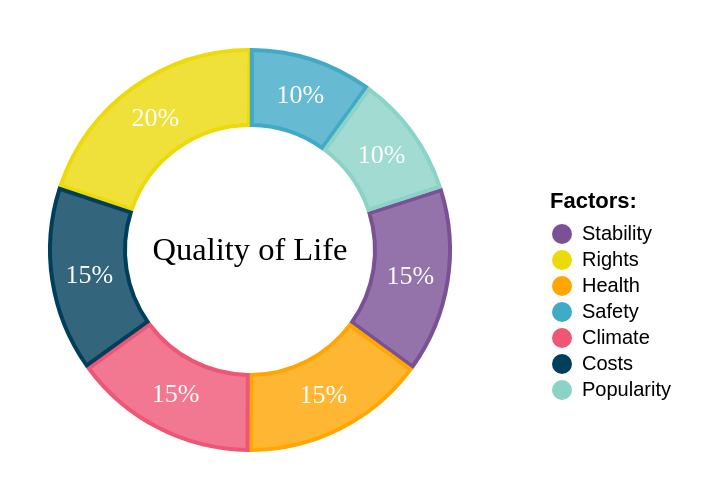

Describe this chart as a Vega-Lite specification.
### Vega specification from a JSON file in a GitHub repository (floating-point values rounded to 4 significant figures)
{"$schema": "https://vega.github.io/schema/vega/v3.0.json", "width": 250, "height": 250, "autosize": "pad", "signals": [{"name": "startAngle", "value": 0}, {"name": "endAngle", "value": 6.29}, {"name": "padAngle", "value": 0}, {"name": "sort", "value": true}, {"name": "strokeWidth", "value": 2}, {"name": "selected", "value": "100", "on": [{"events": "mouseover", "update": "datum"}]}], "data": [{"name": "table", "values": [{"Factor": "Stability", "Percentage": 15, "startAngle": 1.258, "endAngle": 2.202}, {"Factor": "Rights", "Percentage": 20, "startAngle": 5.032, "endAngle": 6.29}, {"Factor": "Health", "Percentage": 15, "startAngle": 2.202, "endAngle": 3.145}, {"Factor": "Safety", "Percentage": 10, "startAngle": 0, "endAngle": 0.629}, {"Factor": "Climate", "Percentage": 15, "startAngle": 3.145, "endAngle": 4.089}, {"Factor": "Costs", "Percentage": 15, "startAngle": 4.089, "endAngle": 5.032}, {"Factor": "Popularity", "Percentage": 10, "startAngle": 0.629, "endAngle": 1.258}], "transform": [{"type": "pie", "field": "Percentage", "startAngle": {"signal": "startAngle"}, "endAngle": {"signal": "endAngle"}, "sort": {"signal": "sort"}}]}, {"name": "fieldSum", "source": "table", "transform": [{"type": "aggregate", "fields": ["Percentage"], "ops": ["sum"], "as": ["sum"]}]}], "legends": [{"fill": "color", "title": "Factors:", "orient": "none", "padding": {"value": 20}, "encode": {"symbols": {"enter": {"fillOpacity": {"value": 1}}}, "legend": {"update": {"x": {"signal": "(width / 2) + if(selected && selected.Factor == datum.Factor, if(width >= height, height, width) / 2 * 1.1 * 0.8, if(width >= height, height, width) / 2 * 0.8)", "offset": 20}, "y": {"signal": "(height / 2)", "offset": -50}}}}}], "scales": [{"name": "color", "type": "ordinal", "range": ["#7a5195", "#edda09", "#ffa600", "#40aac7", "#ef5675", "#003f5c", "#8bd3c7"]}], "marks": [{"type": "arc", "from": {"data": "table"}, "encode": {"enter": {"fill": {"scale": "color", "field": "Factor"}, "x": {"signal": "width / 2"}, "y": {"signal": "height / 2"}}, "update": {"startAngle": {"field": "startAngle"}, "endAngle": {"field": "endAngle"}, "padAngle": {"signal": "if(selected && selected.Factor == datum.Factor, 0.015, 0.015)"}, "innerRadius": {"signal": "if(selected && selected.Factor == datum.Factor, if(width >= height, height, width) / 2 * 0.45, if(width >= height, height, width) / 2 * 0.5)"}, "outerRadius": {"signal": "if(selected && selected.Factor == datum.Factor, if(width >= height, height, width) / 2 * 1.05 * 0.8, if(width >= height, height, width) / 2 * 0.8)"}, "opacity": {"signal": "if(selected && selected.Factor !== datum.Factor, 1, 1)"}, "stroke": {"signal": "scale('color', datum.Factor)"}, "strokeWidth": {"signal": "strokeWidth"}, "fillOpacity": {"signal": "if(selected && selected.Factor == datum.Factor, 0.8, 0.8)"}}}}, {"type": "text", "encode": {"enter": {"text": {"value": ""}}, "update": {"opacity": {"value": 1}, "x": {"signal": "width / 2"}, "y": {"signal": "height / 2"}, "align": {"value": "center"}, "baseline": {"value": "middle"}, "fontSize": {"signal": "if(width >= height, height, width) * 0.065"}, "text": {"value": "Quality of Life "}}}}, {"name": "mark_percentage", "type": "text", "from": {"data": "table"}, "encode": {"enter": {"text": {"signal": "if(datum['endAngle'] - datum['startAngle'] < 0.3, '', format(datum['Percentage'] , '.0f')) + '%'"}, "x": {"signal": "if(width >= height, height, width) / 2"}, "y": {"signal": "if(width >= height, height, width) / 2"}, "radius": {"signal": "if(selected && selected.Factor == datum.Factor, if(width >= height, height, width) / 2 * 1.05 * 0.65, if(width >= height, height, width) / 2 * 0.65)"}, "theta": {"signal": "(datum['startAngle'] + datum['endAngle'])/2"}, "fill": {"value": "#FFFFFF"}, "fontSize": {"value": 13}, "align": {"value": "center"}, "baseline": {"value": "middle"}}}}], "config": {"text": {"font": "Lucida Sans Unicode", "fontSize": 20}, "legend": {"fontSize": {"value": 20}}}}
